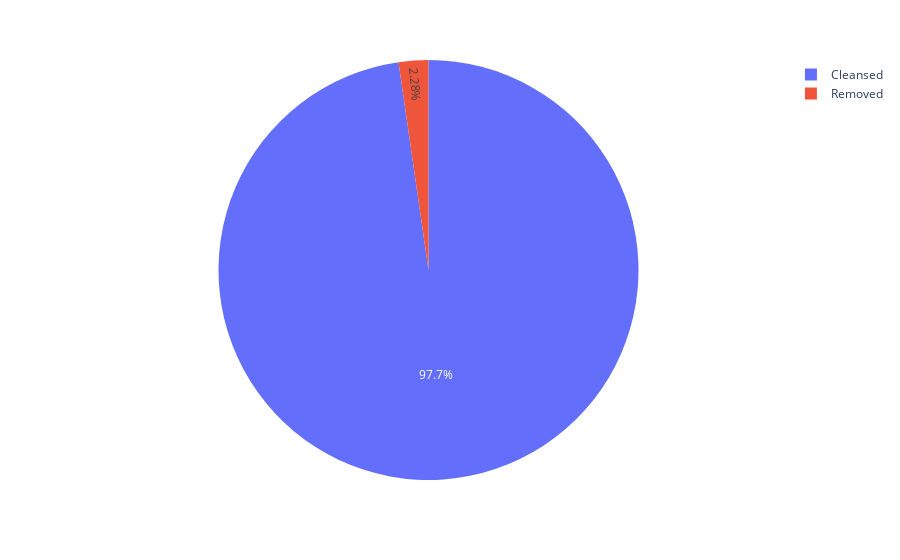
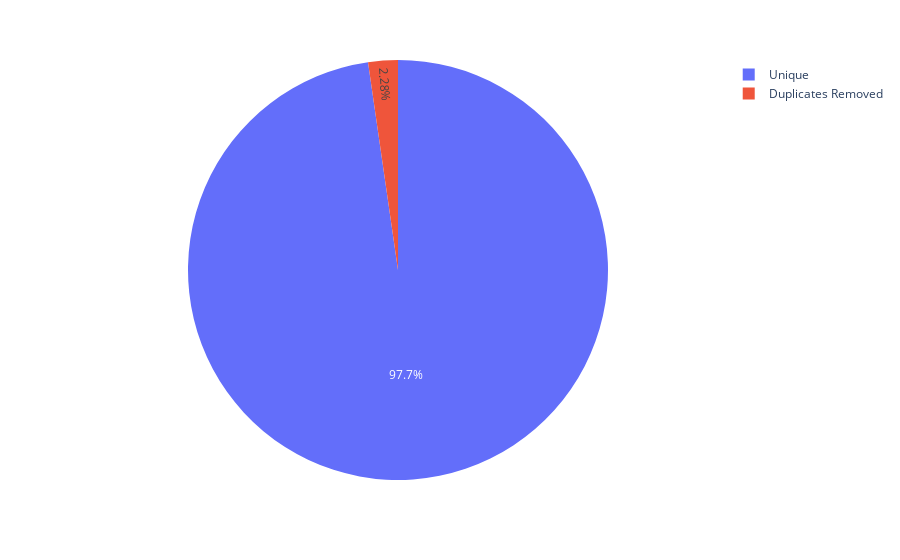
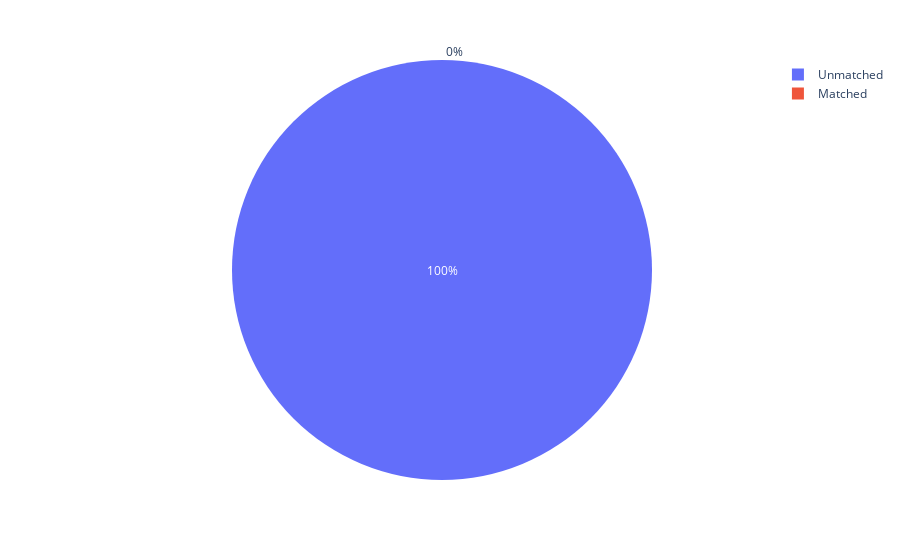
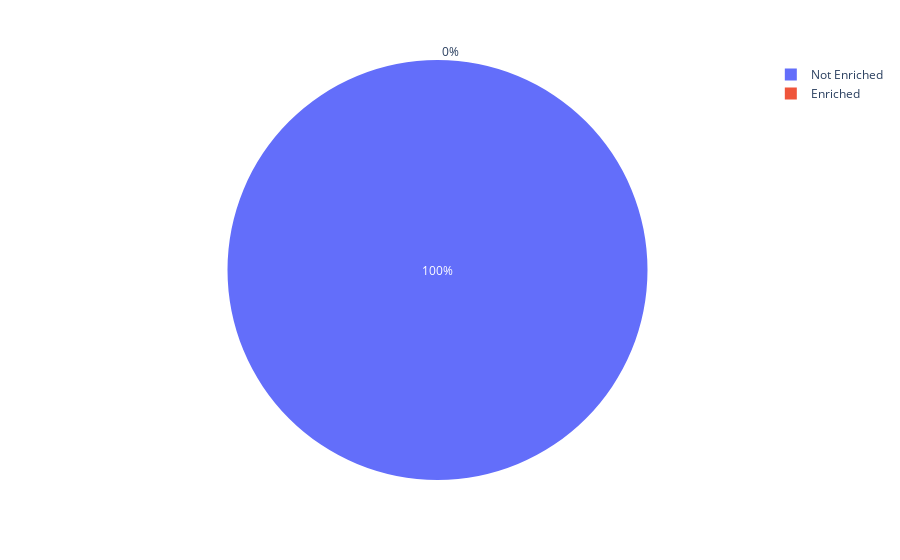

Notebook source saved alongside these figures, in order:
### Markdown cell above
## 7. Reporting and Visualisation
Generate pie charts using plotly.

### Code cell
import plotly.express as px

total_records = len(df_raw)
cleansed_records = len(df_cleaned)
duplicate_records = duplicates_found
matched_records = matched_count
enriched_records = enriched_count

# 1. Cleansed
fig1 = px.pie(names=["Cleansed", "Removed"], values=[cleansed_records, total_records - cleansed_records])
fig1.show()

# 2. Duplicates
fig2 = px.pie(names=["Unique", "Duplicates Removed"], values=[cleansed_records, duplicate_records])
fig2.show()

# 3. Matched
fig3 = px.pie(names=["Matched", "Unmatched"], values=[matched_records, cleansed_records - matched_records])
fig3.show()

# 4. Enriched
fig4 = px.pie(names=["Enriched", "Not Enriched"], values=[enriched_records, total_records - enriched_records])
fig4.show()

### Figure 1 — Plotly figure (JSON) as saved in the notebook; plotly's stock layout.template omitted (floating-point values rounded to 4 significant figures)
{"data": [{"domain": {"x": [0, 1], "y": [0, 1]}, "hovertemplate": "label=%{label}<br>value=%{value}<extra></extra>", "labels": ["Cleansed", "Removed"], "legendgroup": "", "name": "", "showlegend": true, "type": "pie", "values": [300, 7]}], "layout": {"legend": {"tracegroupgap": 0}, "margin": {"t": 60}}}

### Figure 2 — Plotly figure (JSON) as saved in the notebook; plotly's stock layout.template omitted (floating-point values rounded to 4 significant figures)
{"data": [{"domain": {"x": [0, 1], "y": [0, 1]}, "hovertemplate": "label=%{label}<br>value=%{value}<extra></extra>", "labels": ["Unique", "Duplicates Removed"], "legendgroup": "", "name": "", "showlegend": true, "type": "pie", "values": [300, 7]}], "layout": {"legend": {"tracegroupgap": 0}, "margin": {"t": 60}}}

### Figure 3 — Plotly figure (JSON) as saved in the notebook; plotly's stock layout.template omitted (floating-point values rounded to 4 significant figures)
{"data": [{"domain": {"x": [0, 1], "y": [0, 1]}, "hovertemplate": "label=%{label}<br>value=%{value}<extra></extra>", "labels": ["Matched", "Unmatched"], "legendgroup": "", "name": "", "showlegend": true, "type": "pie", "values": [0, 300]}], "layout": {"legend": {"tracegroupgap": 0}, "margin": {"t": 60}}}

### Figure 4 — Plotly figure (JSON) as saved in the notebook; plotly's stock layout.template omitted (floating-point values rounded to 4 significant figures)
{"data": [{"domain": {"x": [0, 1], "y": [0, 1]}, "hovertemplate": "label=%{label}<br>value=%{value}<extra></extra>", "labels": ["Enriched", "Not Enriched"], "legendgroup": "", "name": "", "showlegend": true, "type": "pie", "values": [0, 307]}], "layout": {"legend": {"tracegroupgap": 0}, "margin": {"t": 60}}}
